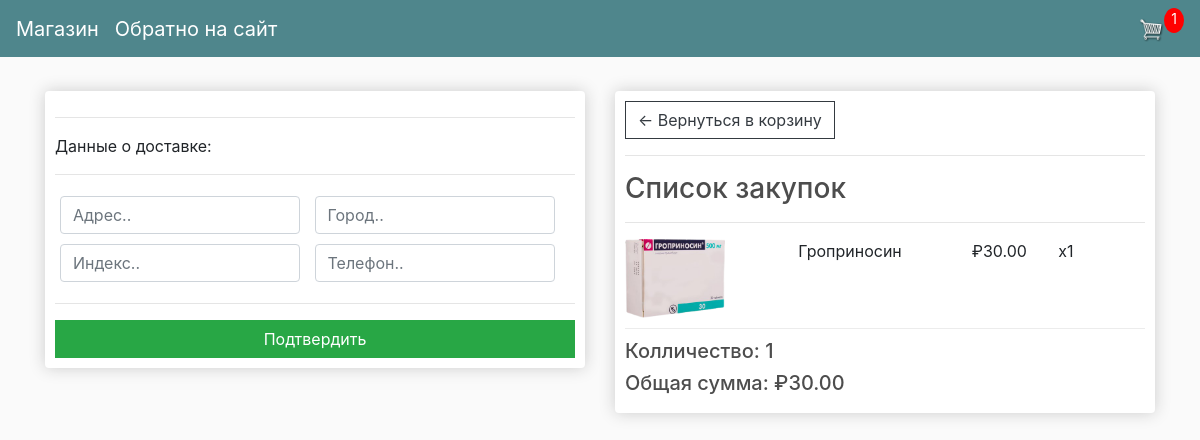
Page /checkout (signed in) on the committed database.
### myapp/models.py (models this page shows, shortened)
class OrderItem( models.Model ):
    product = models.ForeignKey( Product, on_delete=models.SET_NULL, null=True )
    order = models.ForeignKey( Order, on_delete=models.SET_NULL, null=True )
    quantity = models.IntegerField( default=0, null=True, blank=True )
    date_added = models.DateTimeField( auto_now_add=True )
    @property
    def get_total(self):
        total = self.product.price * self.quantity
        return total

class Product( models.Model ):
    name = models.CharField( max_length=200 )
    price = models.DecimalField(max_digits=7, decimal_places=2)
    digital = models.BooleanField( default=False, null=True, blank=True )
    image = models.ImageField( null=True, blank=True )
    @property
    def imageURL(self):
        try:
            url = self.image.url
        except:
            url = ''
        return url

class Order( models.Model ):
    customer = models.ForeignKey( Customer, on_delete=models.SET_NULL, null=True, blank=True )
    date_ordered = models.DateTimeField( auto_now_add=True )
    complete = models.BooleanField( default=False )
    transaction_id = models.CharField( max_length=100, null=True )
    @property
    def shipping(self):
        shipping = False
        orderitems = self.orderitem_set.all()
        for i in orderitems:
            if i.product.digital == False:
                shipping = True
        return shipping
    @property
    def get_cart_total(self):
        orderitems = self.orderitem_set.all()
        total = sum([item.get_total for item in orderitems])
        return total
    @property
    def get_cart_items(self):
        orderitems = self.orderitem_set.all()
        total = sum([item.quantity for item in orderitems])
        return total

### djangoProject123/views.py (the view)
# urls.py: url('checkout', checkout, name="checkout"),
def checkout(request):
    data = cartData( request )
    cartItems = data['cartItems']
    order = data['order']
    items = data['items']
    context = {'items': items, 'order': order, 'cartItems': cartItems}
    return render( request, 'store/checkout.html', context )

### myapp/utils.py (called while the page is built)
def cartData(request):
    if request.user.is_authenticated:
        customer = request.user.customer
        order, created = Order.objects.get_or_create( customer=customer, complete=False )
        items = order.orderitem_set.all()
        cartItems = order.get_cart_items
    else:
        cookieData = cookieCart( request )
        cartItems = cookieData['cartItems']
        order = cookieData['order']
        items = cookieData['items']
    return {'cartItems': cartItems, 'order': order, 'items': items}

### templates/store/checkout.html (shortened to what this page needs)
{% extends 'store/main.html' %}
{% load static %}
{% block content %}
     <div class="row">
		<div class="col-lg-6">
			<div class="box-element" id="form-wrapper">
				<form id="form">
					<div id="shipping-info">
						<hr>
						<p>Данные о доставке:</p>
						<hr>
						<div class="form-field">
							<input class="form-control" type="text" name="address" placeholder="Адрес..">
						</div>
						<div class="form-field">
							<input class="form-control" type="text" name="city" placeholder="Город..">
						</div>
						<div class="form-field">
							<input class="form-control" type="text" name="state" placeholder="Индекс..">
						</div>
						<div class="form-field">
							<input class="form-control" type="text" name="zipcode" placeholder="Телефон..">
						</div>
					</div>
					<hr>
					<input id="form-button" class="btn btn-success btn-block" type="submit" value="Подтвердить">
				</form>
			</div>
			<br>
		</div>
		<div class="col-lg-6">
			<div class="box-element">
				<a  class="btn btn-outline-dark" href="{% url 'cart' %}">&#x2190; Вернуться в корзину</a>
				<hr>
				<h3>Список закупок</h3>
				<hr>
				{% for item in items %}
				<div class="cart-row">
					<div style="flex:2"><img class="row-image" src="{{item.product.imageURL}}"></div>
					<div style="flex:2"><p>{{item.product.name}}</p></div>
					<div style="flex:1"><p>₽{{item.product.price|floatformat:2}}</p></div>
					<div style="flex:1"><p>x{{item.quantity}}</p></div>
				</div>
				{% endfor %}
				<h5>Колличество:   {{order.get_cart_items}}</h5>
				<h5>Общая сумма:   ₽{{order.get_cart_total|floatformat:2}}</h5>
			</div>
		</div>
	</div>
{% endblock content %}

### static/css/main.css (style rules this page uses)
body { background-color: hsl(0, 0%, 98%); }
h1,h2,h3,h4,h5,h6 { color:hsl(0, 0%, 30%); }
.box-element { box-shadow:hsl(0, 0%, 80%) 0 0 16px; background-color: #fff; border-radius: 4px; padding: 10px; }
.col-lg-4, .col-lg-6, .col-lg-8, .col-lg-12 { margin-top: 10px; }
.btn { border-radius: 0; }
.row-image { width: 100px; }
.form-field { width:250px; display: inline-block; padding: 5px; }
.cart-row { display: flex; align-items: flex-start; padding-bottom: 10px; margin-bottom: 10px; border-bottom: 1px solid #ececec; }

### rows in the picture
OrderItem: product.imageURL (picture), product.name "Гроприносин", product.price "30.00", quantity "1"
Order: get_cart_items "1", get_cart_total "30.00"

### other values in the picture
{{ cartItems }} "1"
